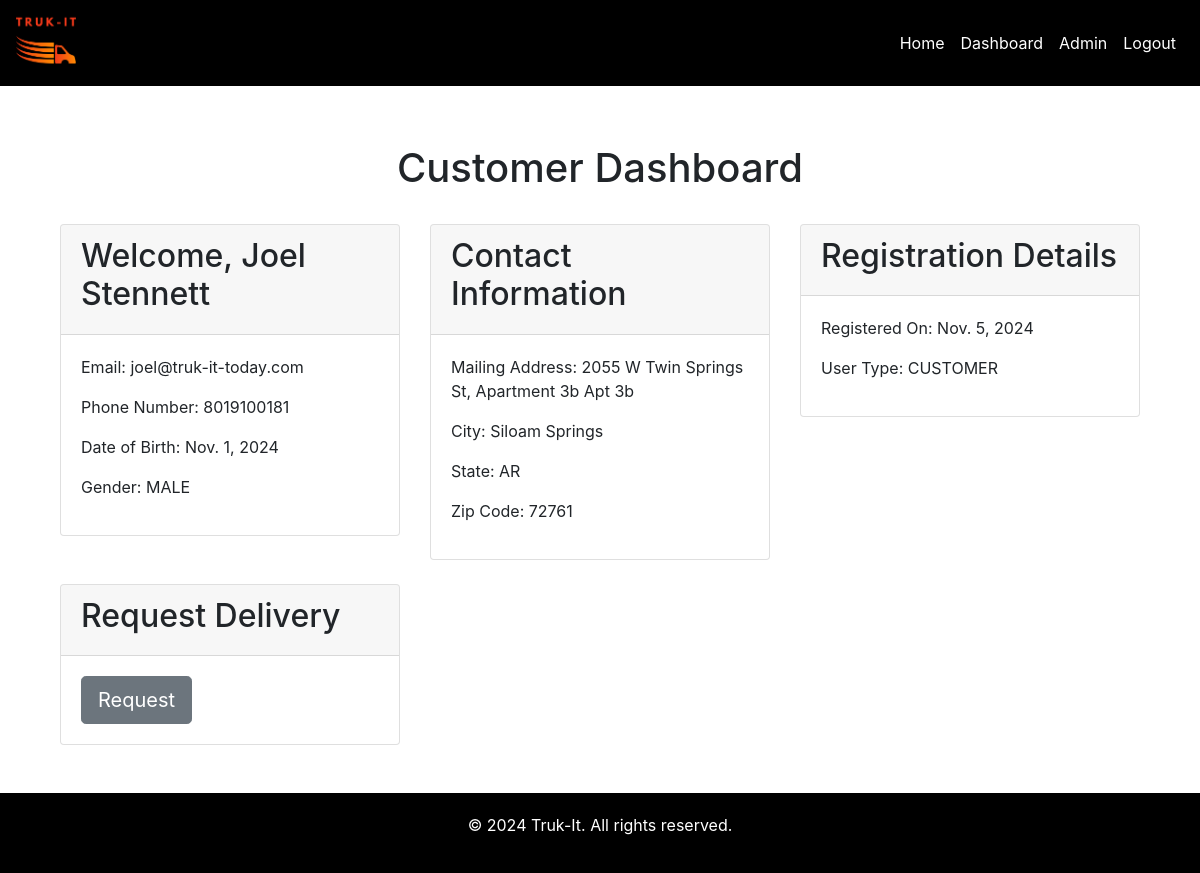
The page /customer_dashboard/ (signed in) on the database its author committed.
### api/models.py (models this page shows, shortened)
class TrukItUser(AbstractUser):
    first_name = models.CharField(max_length=50)
    last_name = models.CharField(max_length=50)
    email = models.EmailField(unique=True)
    phone_number = models.CharField(max_length=20)
    date_of_birth = models.DateField()
    gender = models.CharField(max_length=20, choices=[(tag.name, tag.value) for tag in GenderType])
    mailing_address = models.TextField()
    city = models.CharField(max_length=100)
    state = models.CharField(max_length=50)
    zip_code = models.CharField(max_length=20)
    registration_date = models.DateField(auto_now_add=True)
    user_type = models.CharField(max_length=50, choices=[(tag.name, tag.value) for tag in UserType])

### web/views.py (the view)
# urls.py: path('customer_dashboard/', CustomerDashboardView.as_view(), name='api_customer_dashboard'),
def customer_dashboard(request):
    print('user: ', request.user.is_superuser)
    return render(request, 'customer_dashboard.html')

### templates/customer_dashboard.html (shortened to what this page needs)
{% extends 'base.html' %}
{% block content %}
    <div class="container mt-5">
        <h1 class="text-center">Customer Dashboard</h1>
        <div class="row">
            <div class="col-md-4">
                <div class="card mt-4">
                    <div class="card-header">
                        <h2>Welcome, {{ user.first_name }} {{ user.last_name }}</h2>
                    </div>
                    <div class="card-body">
                        <p>Email: {{ user.email }}</p>
                        <p>Phone Number: {{ user.phone_number }}</p>
                        <p>Date of Birth: {{ user.date_of_birth }}</p>
                        <p>Gender: {{ user.gender }}</p>
                    </div>
                </div>
            </div>
            <div class="col-md-4">
                <div class="card mt-4">
                    <div class="card-header">
                        <h2>Contact Information</h2>
                    </div>
                    <div class="card-body">
                        <p>Mailing Address: {{ user.mailing_address }}</p>
                        <p>City: {{ user.city }}</p>
                        <p>State: {{ user.state }}</p>
                        <p>Zip Code: {{ user.zip_code }}</p>
                    </div>
                </div>
            </div>
            <div class="col-md-4">
                <div class="card mt-4">
                    <div class="card-header">
                        <h2>Registration Details</h2>
                    </div>
                    <div class="card-body">
                        <p>Registered On: {{ user.registration_date }}</p>
                        <p>User Type: {{ user.user_type }}</p>
                    </div>
                </div>
            </div>
            <div class="col-md-4">
                <div class="card mt-4">
                    <div class="card-header">
                        <h2>Request Delivery</h2>
                    </div>
                    <div class="card-body">
                        <a href="https://forms.office.com/r/3C6GrR2N2V" class="btn btn-secondary btn-lg">Request</a>
                    </div>
                </div>
            </div>
        </div>
    </div>
{% endblock %}

### templates/base.html (shortened to what this page needs)
{% load static %}
{% load tags %}
<!DOCTYPE html>
<html>
<head>
    <link href="https://stackpath.bootstrapcdn.com/bootstrap/4.5.2/css/bootstrap.min.css" rel="stylesheet">
    <link rel="stylesheet" href="{% static 'css/style.css' %}">
</head>
<body>
<nav class="navbar navbar-expand-lg navbar-light">
    <a class="navbar-brand" href="{% url 'web_home' %}">
        <img src="{% static 'images/logo.png' %}" alt="Truk-It Logo">
    </a>
    <div class="collapse navbar-collapse" id="navbarNav">
        <ul class="navbar-nav ml-auto">
            <li class="nav-item">
                <a class="nav-link" href="{% url 'web_home' %}">Home</a>
            </li>
            {% if user.is_authenticated %}
                {% if user.user_type == 'DRIVER' %}
                    <li class="nav-item">
                        <a class="nav-link" href="{% url 'web_driver_dashboard' %}">Dashboard</a>
                    </li>
                {% elif user.user_type == 'CUSTOMER' %}
                    <li class="nav-item">
                        <a class="nav-link" href="{% url 'web_customer_dashboard' %}">Dashboard</a>
                    </li>
                {% endif %}
                {% if user.is_superuser or user.is_staff %}
                    <li class="nav-item">
                        <a class="nav-link" href="{% url 'admin:index' %}">Admin</a>
                    </li>
                {% endif %}
                <li class="nav-item">
                    <a class="nav-link" href="{% url 'web_logout' %}">Logout</a>
                </li>
            {% endif %}
        </ul>
    </div>
</nav>
<div class="main-content">
    <div class="container mt-4 pb-5">
        {% block content %}{% endblock %}
    </div>
</div>
<footer>
    <p>© 2024 Truk-It. All rights reserved.</p>
</footer>
</body>
</html>

### static/css/style.css (style rules this page uses)
.navbar { background-color: #000000; margin-bottom: 10px; }
.navbar-brand, .nav-link { color: #ffffff !important; }
.navbar-brand img { max-height: 60px; }
.btn-secondary { background-color: #6c757d; border-color: #6c757d; }
footer { background-color: #000000; color: #ffffff; padding: 20px 0; text-align: center; }
body { min-height: 100vh; display: flex; flex-direction: column; }
.main-content { flex-grow: 1; }

### rows shown on the page
TrukItUser: first_name "Joel", last_name "Stennett", email "joel@truk-it-today.com", phone_number "8019100181", date_of_birth "Nov. 1, 2024", gender "MALE", mailing_address "2055 W Twin Springs St, Apartment 3b Apt 3b", city "Siloam Springs", state "AR", zip_code "72761", registration_date "Nov. 5, 2024", user_type "CUSTOMER"
